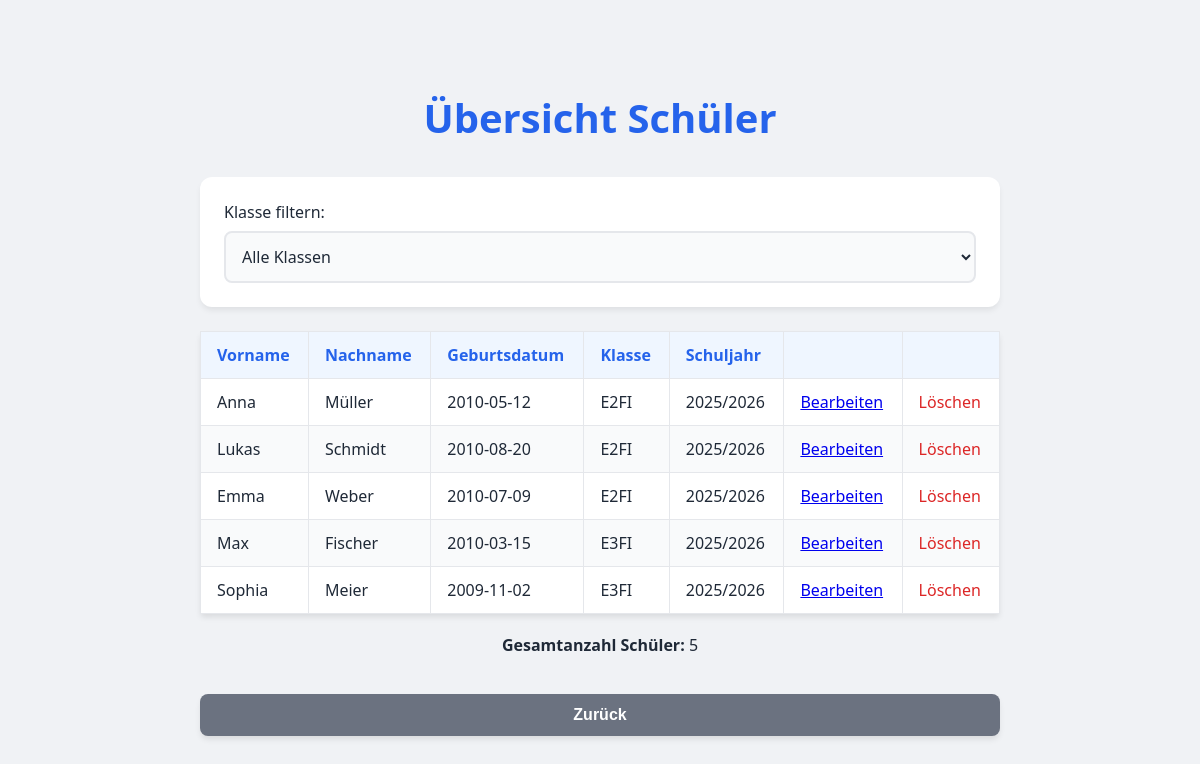
Page /src/frontend/uebersicht_schueler.php on the earlier database version.
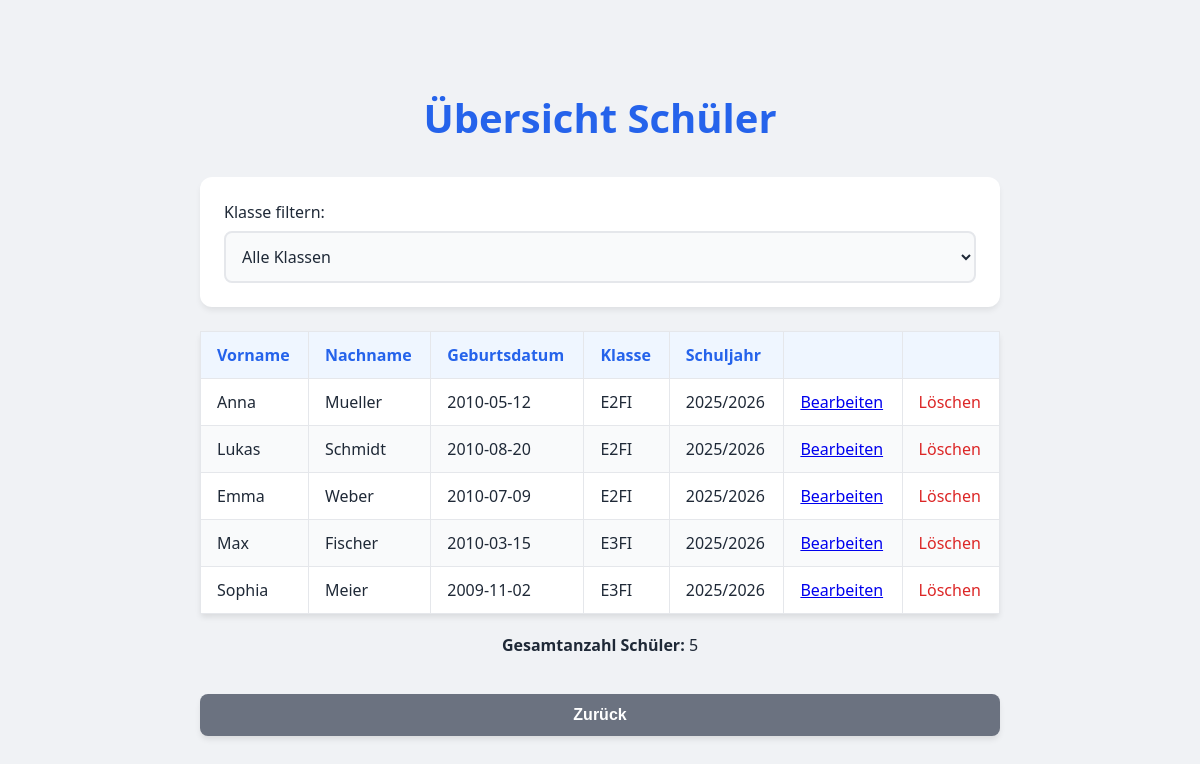
Same page on the later database version.
### tables this page shows
CREATE TABLE schueler (
    schueler_id INT AUTO_INCREMENT PRIMARY KEY,
    vorname VARCHAR(50) NOT NULL,
    nachname VARCHAR(50) NOT NULL,
    geburtsdatum DATE,
    klasse_id INT NOT NULL,
    CONSTRAINT fk_schueler_klasse
        FOREIGN KEY (klasse_id)
        REFERENCES klasse(klasse_id)
        ON UPDATE CASCADE
        ON DELETE RESTRICT
);

CREATE TABLE klasse (
    klasse_id INT AUTO_INCREMENT PRIMARY KEY,
    bezeichnung VARCHAR(20) NOT NULL,
    schuljahr VARCHAR(9),
    CONSTRAINT uq_klasse UNIQUE (bezeichnung, schuljahr)
);

### src/frontend/uebersicht_schueler.php (the view, shortened to what this page needs)
<?php
require_once __DIR__ . '/../../new/layout/html_top.php';
require_once __DIR__ . '/../backend/db.php';
$query = "
    SELECT
        s.schueler_id,
        s.vorname,
        s.nachname,
        s.geburtsdatum,
        k.klasse_id,
        k.bezeichnung AS klasse_name,
        k.schuljahr
    FROM schueler s
    JOIN klasse k ON s.klasse_id = k.klasse_id
    ORDER BY k.bezeichnung, s.nachname, s.vorname
";
try {
    $stmt = $pdo->prepare($query);
    $stmt->execute();
    $students = $stmt->fetchAll(PDO::FETCH_ASSOC);
} catch (PDOException $e) {
    echo "<p>Fehler beim Laden der Schülerdaten: " . htmlspecialchars($e->getMessage()) . "</p>";
    $students = [];
}
?>
<div class="container">
    <h1>Übersicht Schüler</h1>
    <div class="filter-row">
        <label for="classFilter">Klasse filtern:</label>
        <select id="classFilter" onchange="filterStudentsByClass()">
            <option value="">Alle Klassen</option>
        </select>
    </div>
    <?php if (!empty($students)): ?>
        <table class="data-table">
            <thead>
                <tr style="background-color: #4CAF50; color: white;">
                    <th>Vorname</th>
                    <th>Nachname</th>
                    <th>Geburtsdatum</th>
                    <th>Klasse</th>
                    <th>Schuljahr</th>
                    <th></th>
                    <th></th>
                </tr>
            </thead>
            <tbody>
                <?php foreach ($students as $student): ?>
                    <tr data-klasse-id="<?php echo htmlspecialchars($student['klasse_id']); ?>">
                        <td><?php echo htmlspecialchars($student['vorname']); ?></td>
                        <td><?php echo htmlspecialchars($student['nachname']); ?></td>
                        <td><?php echo htmlspecialchars($student['geburtsdatum'] ?? '-'); ?></td>
                        <td><?php echo htmlspecialchars($student['klasse_name']); ?></td>
                        <td><?php echo htmlspecialchars($student['schuljahr']); ?></td>
                        <td>
                            <a href="./schueler_erstellen.php?schueler_id=<?php echo htmlspecialchars($student['schueler_id']); ?>">Bearbeiten</a>
                        </td>
                        <td>
                            <a href="#" class="delete-link" onclick="return submitDeleteStudent(<?php echo htmlspecialchars($student['schueler_id']); ?>);">Löschen</a>
                        </td>
                    </tr>
                <?php endforeach; ?>
            </tbody>
        </table>
        <p id="studentCount" style="margin-top: 20px;"><strong>Gesamtanzahl Schüler:</strong> <?php echo count($students); ?></p>
    <?php else: ?>
        <p>Keine Schüler gefunden.</p>
    <?php endif; ?>
    <br>
    <button type="button" onclick="window.location.href='./Startseite.php'">Zurück</button>
</div>
<?php
require_once __DIR__ . '/../../new/layout/html_bottom.php';
?>

### new/layout/html_top.php (shortened to what this page needs)
<!DOCTYPE html>
<html lang="en">
<head>
  <link rel="stylesheet" href="../../src/frontend/styles.css">
</head>
<body>

### new/layout/html_bottom.php
</body>
</html>

### src/frontend/styles.css (style rules this page uses)
:root { --bg: #f0f2f5; --card-bg: #ffffff; --primary: #2563eb; --secondary: #6b7280; --text: #1f2937; }
body { font-family: 'Segoe UI', Tahoma, Geneva, Verdana, sans-serif; background-color: var(--bg); color: var(--text); display: flex; justify-content: center; align-items: center; min-height: 100vh; margin: 0; }
.container { text-align: center; width: 100%; max-width: 800px; padding: 20px; }
h1 { margin-bottom: 2rem; font-size: 2.5rem; color: var(--primary); }
label { display: block; margin-bottom: 0.5rem; font-weight: 500; color: var(--text); }
input[type="text"], input[type="date"], input[type="number"], select { width: 100%; padding: 0.75rem; border: 2px solid #e5e7eb; border-radius: 8px; font-size: 1rem; font-family: inherit; color: var(--text); background-color: #f9fafb; transition: border-color 0.2s, background-color 0.2s; box-sizing: border-box; }
button[type="button"] { width: 100%; padding: 0.75rem 1.5rem; background-color: var(--secondary); color: white; border: none; border-radius: 8px; font-size: 1rem; font-weight: bold; cursor: pointer; transition: background-color 0.2s, transform 0.2s, box-shadow 0.2s; box-shadow: 0 4px 6px -1px rgba(0, 0, 0, 0.1); }
.filter-row, .card-panel { background: var(--card-bg); padding: 1.5rem; border-radius: 12px; box-shadow: 0 4px 6px -1px rgba(0, 0, 0, 0.08); margin-bottom: 1.5rem; text-align: left; }
.filter-row label, .card-panel label { display: inline-block; margin-right: 10px; }
.data-table { width: 100%; border-collapse: collapse; margin-top: 1rem; background: var(--card-bg); box-shadow: 0 4px 6px -1px rgba(0, 0, 0, 0.1); }
.data-table th, .data-table td { padding: 0.75rem 1rem; border: 1px solid #e5e7eb; text-align: left; }
.data-table th { background: #eff6ff; color: var(--primary); font-weight: 600; }
.data-table tbody tr:nth-child(even) { background: #f9fafb; }
.delete-link { color: #dc2626; text-decoration: none; font-weight: 500; transition: color 0.2s; }

Differences in the rows shown:
changed schueler "Anna": nachname "Müller" → "Mueller"
